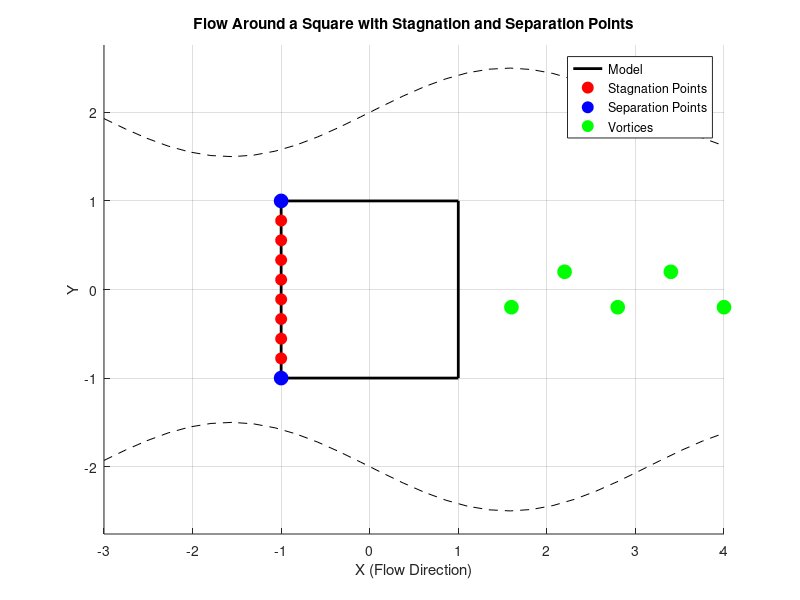

Here is the MATLAB script that generated this plot:
clc;
clear;
close all;

% مختصات مربع
x_square = [-1 1 1 -1 -1];  % مختصات X
y_square = [-1 -1 1 1 -1];  % مختصات Y

figure;
hold on;

% رسم مربع
plot(x_square, y_square, 'k', 'LineWidth', 2);

% نقاط سکون (کل ضلع سمت چپ)
stagnation_points_x = -1 * ones(1, 10);  % مختصات X نقاط سکون
stagnation_points_y = linspace(-1, 1, 10);  % مختصات Y نقاط سکون
plot(stagnation_points_x, stagnation_points_y, 'ro', 'MarkerSize', 8, 'MarkerFaceColor', 'r');

% نقاط جدایش (دو گوشه سمت چپ مربع)
separation_points_x = [-1, -1];  % گوشه بالا
separation_points_y = [1, -1];  % گوشه پایین
plot(separation_points_x, separation_points_y, 'bo', 'MarkerSize', 10, 'MarkerFaceColor', 'b');

% رسم گردابهها پشت مربع
vortex_spacing = 0.6;
for i = 1:5
    vortex_x = 1 + i * vortex_spacing;
    vortex_y = 0.2 * (-1)^i;
    plot(vortex_x, vortex_y, 'go', 'MarkerSize', 10, 'MarkerFaceColor', 'g');
end

% رسم جریان اطراف مربع
x_stream = linspace(-3, 4, 30);
y_stream_top = 0.5 * sin(x_stream);  % جریان بالایی
y_stream_bottom = -0.5 * sin(x_stream);  % جریان پایینی

plot(x_stream, y_stream_top + 2, '--k');  % جریان بالا
plot(x_stream, y_stream_bottom - 2, '--k');  % جریان پایین


axis equal;
xlabel('X (Flow Direction)');
ylabel('Y');
title('Flow Around a Square with Stagnation and Separation Points');
legend('Model', 'Stagnation Points', 'Separation Points', 'Vortices');
grid on;
hold off;
